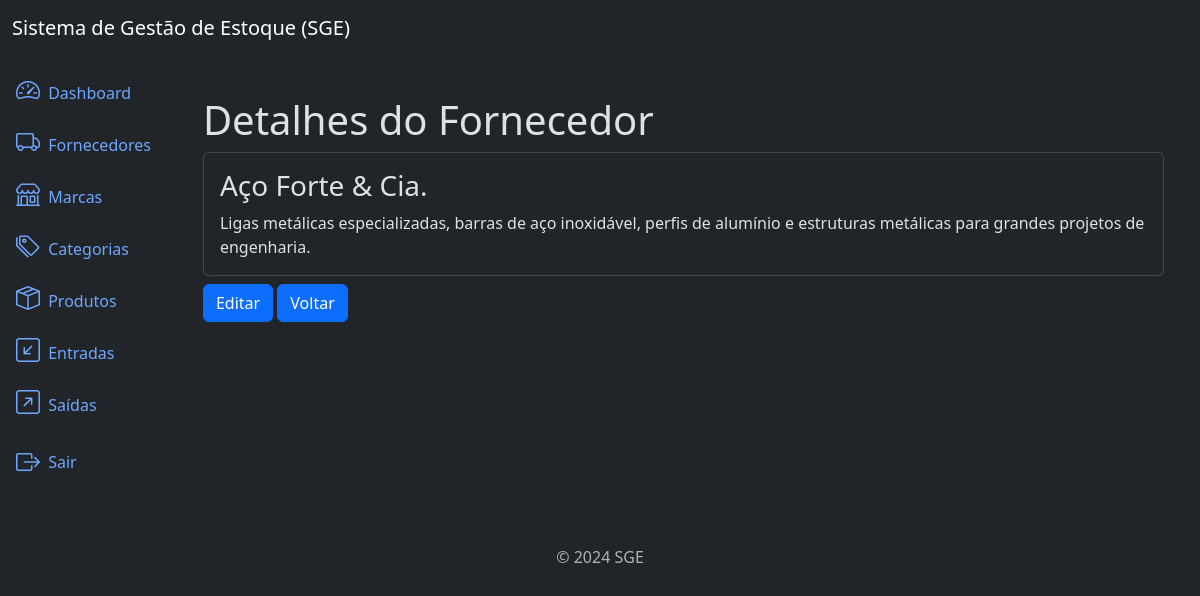
The app's page /suppliers/4/detail/ (signed in) with its own data.
### supplier/models.py (models this page shows, shortened)
class Supllier(models.Model):
    name = models.CharField(max_length=300)
    description = models.TextField(null=True, blank=True)
    created_at = models.DateTimeField(auto_now_add=True)
    updated_at = models.DateTimeField(auto_now=True)
    class Meta:
        ordering = ['name']

### supplier/views.py (the view)
# urls.py: path('suppliers/<int:pk>/detail/', views.SuppliersDetail.as_view(), \
class SuppliersDetail(LoginRequiredMixin, PermissionRequiredMixin, DetailView):
    model = models.Supllier
    template_name = 'suppliers_details.html'
    context_object_name = 'suppliers'
    permission_required = 'supplier.view_supplier'

### supplier/templates/suppliers_details.html
{% extends "base.html" %}
{% block content %}
<div class='container mt-4'>
    <h3 class='display-6'>Detalhes do Fornecedor</h3>
    <div class='card'>
        <div class='card-body'>
            <h3 class='card-title'>{{ object.name}}</h3>
            <p class='card-text'>
                {{ object.description}}
            </p>
        </div>
    </div>
    <a href="{% url "suppliers_update" object.pk %}" class='btn btn-primary mt-2'>
    Editar
    </a>
    <a href="{% url "suppliers_list" %}" class='btn btn-primary mt-2'>
    Voltar
    </a>
</div>
{% endblock content %}

### records on screen
Supllier: name "Aço Forte & Cia.", description "Ligas metálicas especializadas, barras de aço inoxidável, perfis de alumínio e estruturas metálicas para grandes projetos de engenharia."
